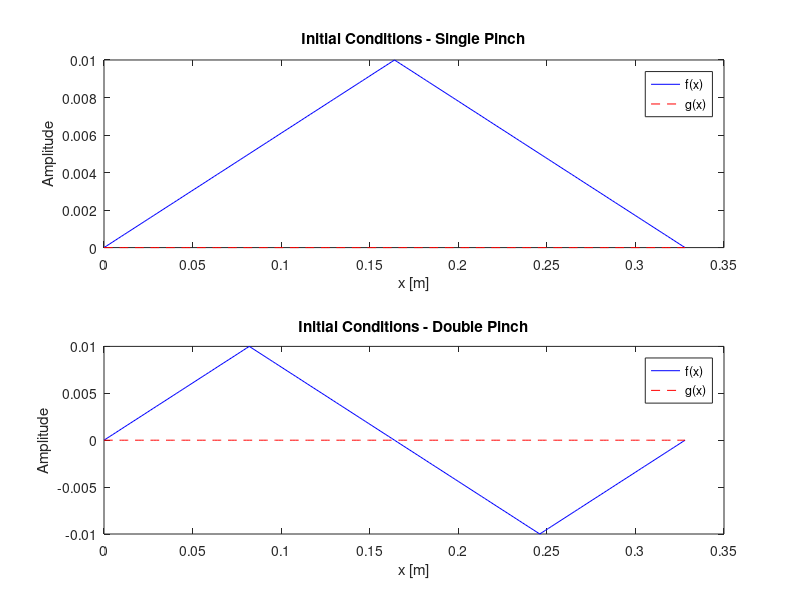
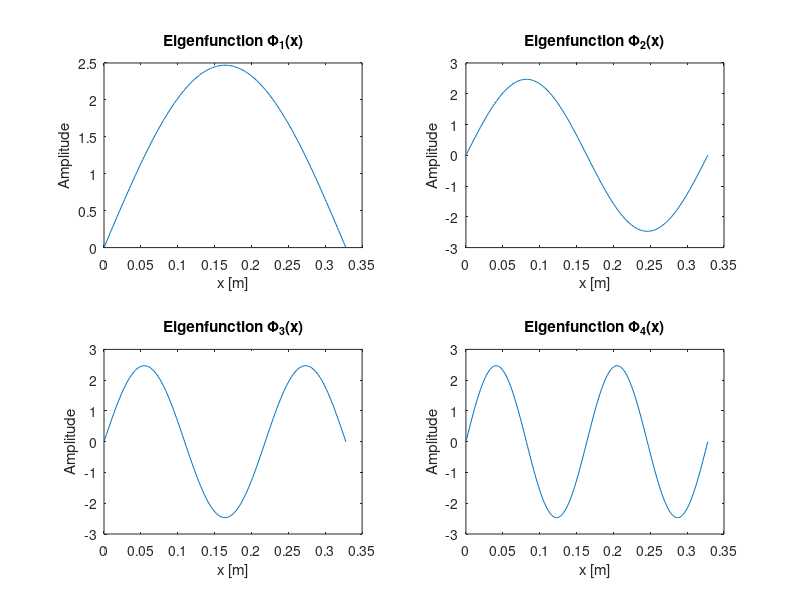
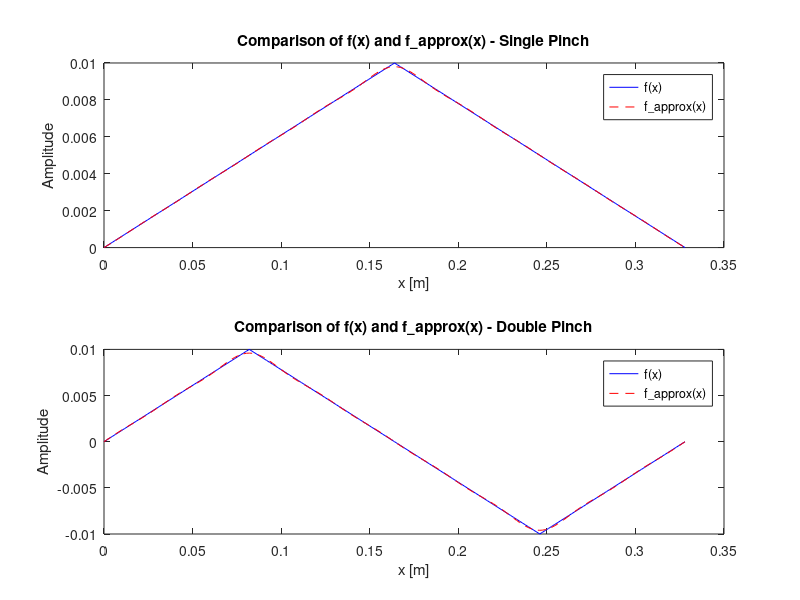
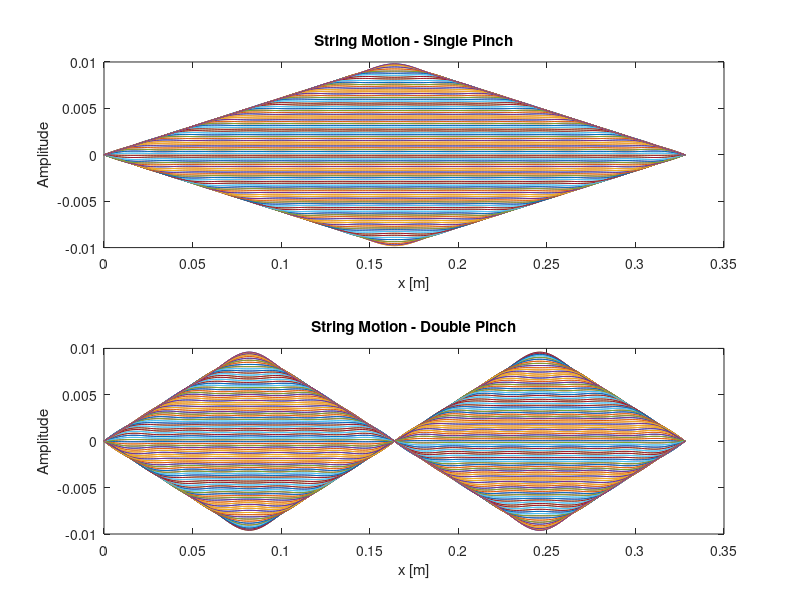

MATLAB code to generate these figures, in order:
% Vibrating String Simulation
% This script simulates the motion of a vibrating string using the wave equation
% and eigenfunction expansion method.

% 1. Define input data and discretization parameters
L = 0.328;          % String length [m]
M_L = 0.660E-3;     % String mass per unit length [kg/m]
F = 55.0;           % Tension force applied on string [N]
npt = 201;          % Number of spatial points
nst = 200;          % Number of time steps for animation (can be increased later)
nmax = 20;          % Number of eigenfunctions to use in expansion

% Calculate wave speed
c = sqrt(F / M_L);  % Wave speed [m/s]

% 2. Define the array of discretized x values
x = linspace(0, L, npt);

% 3. Compute initial conditions (pinches)
% First pinch type (single pinch at center)
f1 = zeros(1, npt);
p1 = L/2;
z1 = 0.01;  % Amplitude of the pinch
f1(x <= p1) = z1 * x(x <= p1) / p1;
f1(x > p1) = z1 * (x(x > p1) - L) / (p1 - L);

% Second pinch type (two pinches)
f2 = zeros(1, npt);
p1 = L/4; p2 = 3*L/4;
z1 = 0.01; z2 = -0.01;
f2(x <= p1) = z1 * x(x <= p1) / p1;
f2(x > p1 & x <= p2) = (z1 - z2) / (p1 - p2) * (x(x > p1 & x <= p2) - p1) + z1;
f2(x > p2) = z2 * (x(x > p2) - L) / (p2 - L);

% Initial velocity is zero for both cases
g1 = zeros(1, npt);
g2 = zeros(1, npt);

% Plot initial conditions
figure;
subplot(2,1,1);
plot(x, f1, 'b-', x, g1, 'r--');
title('Initial Conditions - Single Pinch');
legend('f(x)', 'g(x)');
xlabel('x [m]'); ylabel('Amplitude');

subplot(2,1,2);
plot(x, f2, 'b-', x, g2, 'r--');
title('Initial Conditions - Double Pinch');
legend('f(x)', 'g(x)');
xlabel('x [m]'); ylabel('Amplitude');

% 4. Compute eigenfunctions
Phi = zeros(nmax, npt);
for n = 1:nmax
    Phi(n,:) = sqrt(2/L) * sin(n*pi*x/L);
end

% Plot first few eigenfunctions
figure;
for n = 1:min(4, nmax)
    subplot(2,2,n);
    plot(x, Phi(n,:));
    title(['Eigenfunction \Phi_' num2str(n) '(x)']);
    xlabel('x [m]'); ylabel('Amplitude');
end

% 5. Display table of frequencies and periods
omega = (1:nmax)' * pi * c / L;
nu = omega / (2*pi);
T = 1 ./ nu;

disp('n    n*pi/L    omega_n    nu_n    T_n');
disp('----------------------------------------');
for n = 1:nmax
    fprintf('%2d  %8.2f  %8.2f  %6.2f  %6.4f\n', n, n*pi/L, omega(n), nu(n), T(n));
end

% 6. Test orthonormalization of eigenfunctions
overlap = zeros(nmax, nmax);
for m = 1:nmax
    for n = 1:nmax
        overlap(m,n) = trapz(x, Phi(m,:) .* Phi(n,:));
    end
end

disp('Orthonormalization test:');
disp('n    <Phi_n|Phi_n>');
disp('--------------------');
for n = 1:nmax
    fprintf('%2d  %15.12f\n', n, overlap(n,n));
end

% 7. Compute overlap integrals for initial conditions
overlap_f1 = zeros(1, nmax);
overlap_g1 = zeros(1, nmax);
overlap_f2 = zeros(1, nmax);
overlap_g2 = zeros(1, nmax);

for n = 1:nmax
    overlap_f1(n) = trapz(x, f1 .* Phi(n,:));
    overlap_g1(n) = trapz(x, g1 .* Phi(n,:));
    overlap_f2(n) = trapz(x, f2 .* Phi(n,:));
    overlap_g2(n) = trapz(x, g2 .* Phi(n,:));
end

% Display overlap integrals
disp('Overlap integrals for single pinch:');
disp('n    <Phi_n|f>    <Phi_n|g>');
disp('-------------------------------');
for n = 1:nmax
    fprintf('%2d  %10.6f  %10.6f\n', n, overlap_f1(n), overlap_g1(n));
end

disp('Overlap integrals for double pinch:');
disp('n    <Phi_n|f>    <Phi_n|g>');
disp('-------------------------------');
for n = 1:nmax
    fprintf('%2d  %10.6f  %10.6f\n', n, overlap_f2(n), overlap_g2(n));
end

% 8. Check truncation by comparing f(x) and f_approx(x)
f1_approx = zeros(1, npt);
f2_approx = zeros(1, npt);
for n = 1:nmax
    f1_approx = f1_approx + overlap_f1(n) * Phi(n,:);
    f2_approx = f2_approx + overlap_f2(n) * Phi(n,:);
end

figure;
subplot(2,1,1);
plot(x, f1, 'b-', x, f1_approx, 'r--');
title('Comparison of f(x) and f\_approx(x) - Single Pinch');
legend('f(x)', 'f\_approx(x)');
xlabel('x [m]'); ylabel('Amplitude');

subplot(2,1,2);
plot(x, f2, 'b-', x, f2_approx, 'r--');
title('Comparison of f(x) and f\_approx(x) - Double Pinch');
legend('f(x)', 'f\_approx(x)');
xlabel('x [m]'); ylabel('Amplitude');

% 9. Compute and plot string motion
t = linspace(0, 4*pi/omega(1), nst);
Psi1 = zeros(nst, npt);
Psi2 = zeros(nst, npt);

for i = 1:nst
    for n = 1:nmax
        Psi1(i,:) = Psi1(i,:) + (overlap_f1(n) * cos(omega(n)*t(i)) + overlap_g1(n)/omega(n) * sin(omega(n)*t(i))) * Phi(n,:);
        Psi2(i,:) = Psi2(i,:) + (overlap_f2(n) * cos(omega(n)*t(i)) + overlap_g2(n)/omega(n) * sin(omega(n)*t(i))) * Phi(n,:);
    end
end

% Plot string motion
figure;
subplot(2,1,1);
plot(x, Psi1);
title('String Motion - Single Pinch');
xlabel('x [m]'); ylabel('Amplitude');

subplot(2,1,2);
plot(x, Psi2);
title('String Motion - Double Pinch');
xlabel('x [m]'); ylabel('Amplitude');

% 10. Create animation
figure;
for i = 1:nst
    subplot(2,1,1);
    plot(x, Psi1(i,:), 'b-');
    title(['String Motion - Single Pinch, t = ' num2str(t(i), '%.3f') ' s']);
    xlabel('x [m]'); ylabel('Amplitude');
    axis([0 L -max(abs(f1)) max(abs(f1))]);
    
    subplot(2,1,2);
    plot(x, Psi2(i,:), 'r-');
    title(['String Motion - Double Pinch, t = ' num2str(t(i), '%.3f') ' s']);
    xlabel('x [m]'); ylabel('Amplitude');
    axis([0 L -max(abs(f2)) max(abs(f2))]);
    
    drawnow;
    pause(0.05);
end

% Note: Steps 11-13 involve changing parameters and observing results.
% These steps should be performed interactively by modifying the script
% and re-running relevant parts.

% For step 13, you can modify the initial condition f1 or f2 to be
% proportional to a specific eigenfunction, e.g.:
% m = 3;  % Choose eigenfunction
% alpha = 0.01;  % Choose amplitude
% f1 = alpha * Phi(m,:);
% Then re-run the script from step 7 onwards to observe the results.